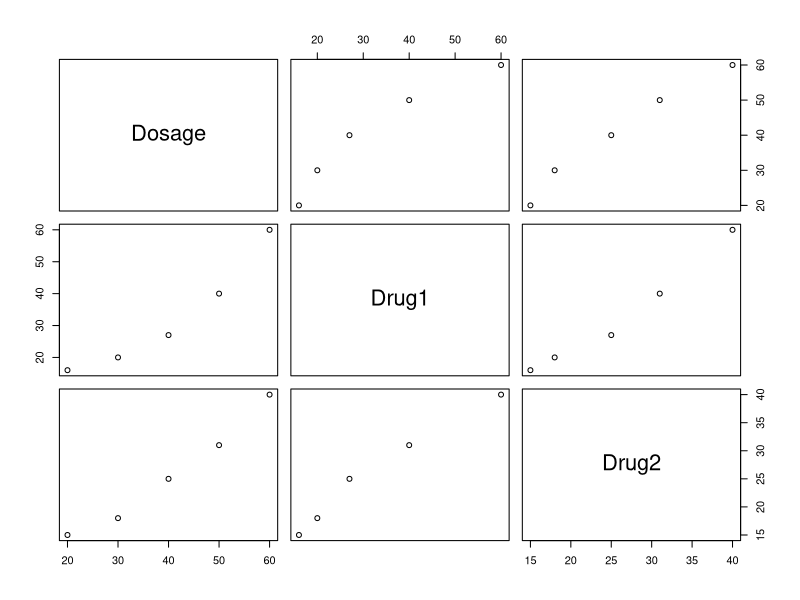
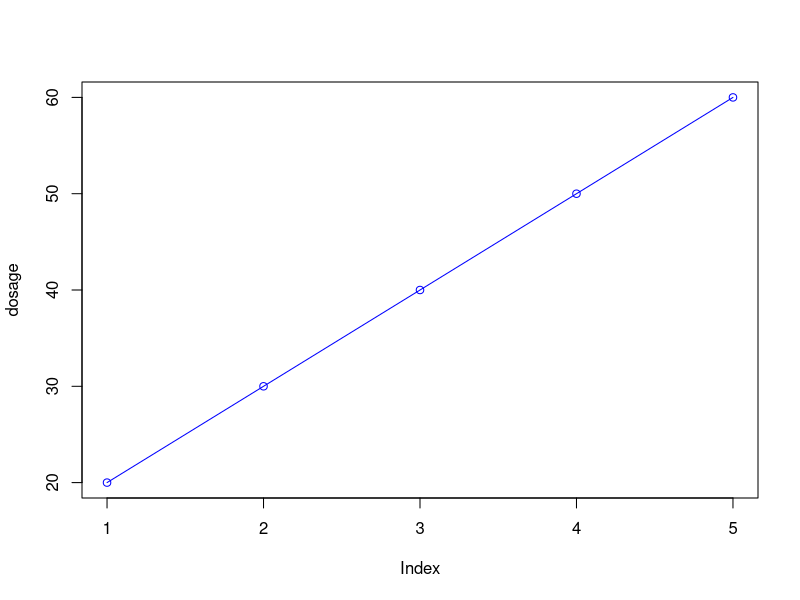
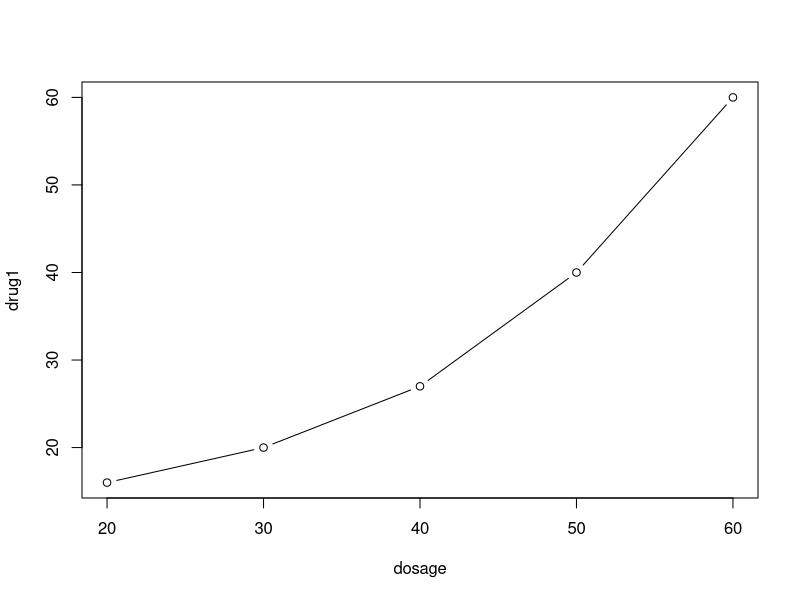
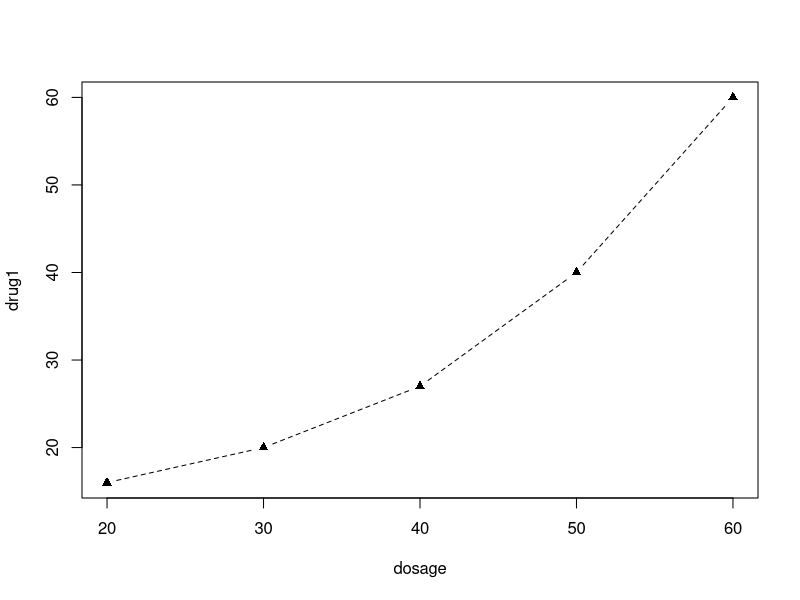

Generate these figures, in order, with R:
dosage <- c(20, 30, 40, 50, 60) 
drug1 <- c(16, 20, 27, 40, 60)
drug2 <- c(15, 18, 25, 31, 40)

column_names <- c("Dosage", "Drug1", "Drug2")

drugs <- data.frame(dosage, 
                    drug1, 
                    drug2)

colnames(drugs) <- column_names
str(drugs)

plot(drugs)

plot(dosage, type = "o", col = "Blue")
?plot

#Option "b" indicates both points and lines should be plotted
plot(dosage, drug1, type = "b")

?par
# Set or Query Graphical Parameters
# par can be used to set or query graphical parameters. 
# Parameters can be set by specifying them as arguments to par in tag = value form, 
# or by passing them as a list of tagged values.

opar <- par(no.readonly = TRUE)
# lty = line type 
# lwd = line width

# lty =2 dashed line
# pch =17 solid traingle 
par(lty = 2, pch = 17)
plot(dosage, drug1, type = "b")
par(opar)
